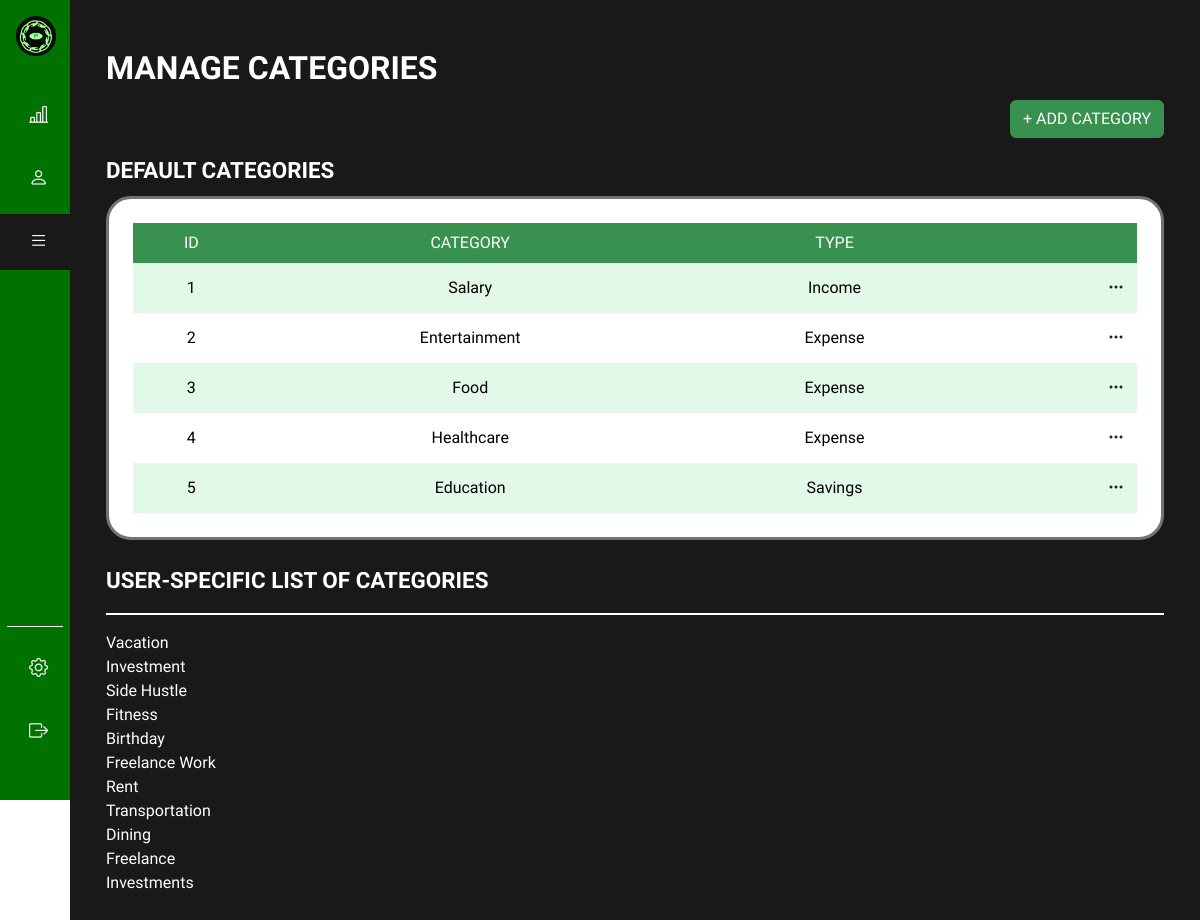
Screenshot of /admin/categories.php (signed in) with the database file from the repository.
### tables this page shows
CREATE TABLE `defaultcategories` (
  `defaultCategoryID` int(11) NOT NULL,
  `defaultCategoryName` varchar(35) NOT NULL,
  `defaultCategoryType` varchar(20) NOT NULL
);

### connect.php (called while the page is built, shortened)
<?php
  function executeQuery($query){
    $conn = $GLOBALS['conn'];
    return mysqli_query($conn, $query);
  }
?>

### assets/php/imageProcessLogo.php (called while the page is built, shortened)
<?php
$websiteLogoQuery = "SELECT settingValue FROM settings WHERE settingName='logo'";
$logoResult = executeQuery($websiteLogoQuery);
if ($row = mysqli_fetch_assoc($logoResult)) {
    $websiteLogo = !empty($row['settingValue']) ? $row['settingValue'] : "websiteLogo.png";
}
?>

### assets/php/classes.php (the view, shortened to what this page needs)
<?php
class CategoryManager
{
    public function getDefaultCategories()
    {
        $query = "SELECT * FROM defaultcategories";
        $result = $this->executeQuery($query);
        return $result;
    }
    public function getUserCategories()
    {
        $query = "SELECT DISTINCT(categoryName) FROM categories";
        $result = $this->executeQuery($query);
        return $result;
    }
    public function displayDefaultCategories()
    {
        $defaultCategories = $this->getDefaultCategories();
        $defaultCategoryRows = '';
        while ($row = mysqli_fetch_assoc($defaultCategories)) {
            $defaultCategoryRows .= '
            <tr class="text-center align-middle">
                <td scope="row">' . $row['defaultCategoryID'] . '</td>
                <td>' . $row['defaultCategoryName'] . '</td>
                <td>' . $row['defaultCategoryType'] . '</td>
                <td class="text-end">
                    <div class="dropdown dropstart">
                        <button class="btn options-btn p-1" type="button" data-bs-toggle="dropdown" aria-expanded="false">
                            <i class="bi bi-three-dots"></i>
                        </button>
                        <ul class="dropdown-menu">
                            <li>
                                <a class="dropdown-item option-dropdown" data-bs-toggle="modal" data-bs-target="#editCategory-' . $row['defaultCategoryID'] . '">
                                    <i class="bi bi-pencil-square px-1"></i> Edit
                                </a>
                            </li>
                            <li>
                                <a class="dropdown-item option-dropdown" data-bs-toggle="modal" data-bs-target="#deleteCategory-' . $row['defaultCategoryID'] . '">
                                    <i class="bi bi-trash3 px-1"></i> Delete
                                </a>
                            </li>
                        </ul>
                    </div>
                </td>
            </tr>';
        }
        return $defaultCategoryRows;
    }
    public function displayCategories()
    {
        $userCategories = $this->getUserCategories();
        $userCategoryRows = '';
        while ($row = mysqli_fetch_assoc($userCategories)) {
            $userCategoryRows .= '
            <ul class="list-unstyled">
                        <li>' . $row['categoryName'] . '</li>
                    </ul>';
        }
        return $userCategoryRows;
    }
    private function executeQuery($query)
    {
        $conn = $GLOBALS['conn'];
        return mysqli_query($conn, $query);
    }
}
$categoryManager = new CategoryManager();
?>

### admin/categories.php (shortened to what this page needs)
<?php
include("../connect.php");
include("../assets/php/classes.php");
include("../assets/php/imageProcessLogo.php");
?>
<!doctype html>
<html lang="en">
<head>
    <link href="https://cdn.jsdelivr.net/npm/bootstrap-icons/font/bootstrap-icons.css" rel="stylesheet">
    <link href="https://cdn.jsdelivr.net/npm/bootstrap@5.3.3/dist/css/bootstrap.min.css" rel="stylesheet"
>
    <link rel="stylesheet" href="../assets/css/sidebar.css">
    <link rel="stylesheet" href="../assets/css/style.css">
</head>
<body>
    <?php include('../assets/shared/sidebar.php'); ?>
    <div class="main px-2 px-md-0" style="background-color: #191919 !important; color: white !important; margin-left: 70px; transition: margin-left 0.25s ease-in-out;">
        <div id="categories" class="container-fluid">
            <div class="row pt-4 p-md-4">
                <div class="col-12">
                    <div class="heading text-center text-sm-start">MANAGE CATEGORIES</div>
                </div>
                <div class="col-12 d-flex justify-content-center justify-content-lg-end my-2">
                    <a class="btn btn-primary" data-bs-toggle="modal" data-bs-target="#addDefaultCategory">
                        + ADD CATEGORY
                    </a>
                </div>
                <div class="col-12 mt-4 mt-lg-2 mb-2">
                    <div class="subheading">DEFAULT CATEGORIES</div>
                </div>
                <div class="col-12">
                    <div class="card card-container p-4">
                        <div class="row">
                            <div class="table-responsive">
                                <table class="table table-striped table-borderless m-0">
                                    <thead class="text-center align-middle">
                                        <tr>
                                            <th scope="col">ID</th>
                                            <th scope="col">CATEGORY</th>
                                            <th scope="col">TYPE</th>
                                            <th scope="col"></th>
                                        </tr>
                                    </thead>
                                    <tbody>
                                        <?php echo $categoryManager->displayDefaultCategories(); ?>
                                    </tbody>
                                </table>
                            </div>
                        </div>
                    </div>
                </div>
            </div>
        </div>
        <div class="container-fluid">
            <div class="row pt-5 pt-md-0 px-md-4">
                <div class="col-12">
                    <div class="subheading">USER-SPECIFIC LIST OF CATEGORIES</div>
                    <hr style="border: 1px solid white;">
                    <ul class="list-unstyled">
                        <?php echo $categoryManager->displayCategories(); ?>
                    </ul>
                </div>
            </div>
        </div>
    </div>
</body>
</html>

### assets/shared/sidebar.php (shortened to what this page needs)
<div class="wrapper">
    <aside id="sidebar">
        <div class="d-flex align-items-center">
            <img src="../assets/images/websiteLogo/<?php echo $websiteLogo?>" id="toggleSidebar" alt="Toggle Sidebar" class="toggle-logo">
        </div>
        <ul class="sidebar-nav">
            <li class="sidebar-item">
                <a href="index.php" class="sidebar-link">
                    <i class="bi bi-bar-chart-line"></i>
                </a>
            </li>
            <li class="sidebar-item">
                <a href="users.php" class="sidebar-link">
                    <i class="bi bi-person"></i>
                </a>
            </li>
            <li class="sidebar-item">
                <a href="categories.php" class="sidebar-link">
                    <i class="bi bi-list"></i>
                </a>
            </li>
            <li class="sidebar-item mt-auto">
                <a href="settings.php" class="sidebar-link">
                    <i class="bi bi-gear"></i>
                </a>
            </li>
            <li class="sidebar-item">
                <a href="../login.php" class="sidebar-link">
                    <i class="bi bi-box-arrow-right"></i>
                </a>
            </li>
        </ul>
    </aside>

### assets/css/sidebar.css (style rules this page uses)
:root { --primaryFont: "Lexend Exa", sans-serif; --primaryColor: #39914f; --secondaryColor: #4ad66d; --darkColor: #1a7431; --lightColor: #c9f1c2; --linkHoverColor: #e2f8e8; --borderColor: #747373; --sidebarBg: #007200; --hoverBg: #191919; }
body { font-family: var(--primaryFont); width: 100%; position: relative; }
a { text-decoration: none; }
li { list-style: none; }
.wrapper { display: flex; width: 100%; position: relative; }
.main { min-height: 100vh; width: calc(100% - 70px); transition: all 0.35s ease-in-out; background-color: #fafbfe; margin-left: 70px; padding: 20px; }
#sidebar { width: 70px; min-width: 70px; height: 100vh; background-color: var(--sidebarBg); position: fixed; display: flex; flex-direction: column; transition: all .25s ease-in-out; z-index: 1000; left: 0; top: 0; }
.toggle-logo { cursor: pointer; width: 40px; height: 40px; margin: 1rem 0.5rem 1rem 1rem; }
.sidebar-nav { padding: 1rem 0; flex: 1 1 auto; display: flex; flex-direction: column; height: 100%; }
.sidebar-item { margin-bottom: 0.5rem; }
.sidebar-item.mt-auto { position: relative; margin-top: auto; padding-top: 1rem; }
.sidebar-item.mt-auto::before { content: ''; position: absolute; top: 0; left: 10%; right: 10%; height: 1px; background-color: white; }
a.sidebar-link { padding: .825rem 1.625rem; color: white; display: block; font-size: 0.9rem; white-space: nowrap; border-left: 3px solid transparent; transition: all 0.25s ease-in-out; }
.sidebar-link i { font-size: 1.2rem; margin-right: .75rem; width: 20px; text-align: center; }
a.sidebar-link:hover, a.sidebar-link:active, a.sidebar-link.active, .sidebar-item:target a.sidebar-link { background-color: var(--hoverBg); border-left: 3px solid var(--hoverBg); color: white; }

### assets/css/style.css (style rules this page uses)
:root { --primaryFont: "Lexend Exa", sans-serif; --primaryColor: #39914f; --secondaryColor: #4ad66d; --darkColor: #1a7431; --lightColor: #c9f1c2; --linkHoverColor: #e2f8e8; --borderColor: #747373; }
body { font-family: var(--primaryFont); }
.heading { font-size: 2rem; font-weight: bolder; }
.subheading { font-size: 1.4rem; font-weight: bolder; }
.btn-primary { --bs-btn-bg: var(--primaryColor); --bs-btn-border-color: var(--primaryColor); --bs-btn-hover-bg: var(--darkColor); --bs-btn-hover-border-color: var(--darkColor); --bs-btn-active-bg: var(--darkColor); --bs-btn-active-border-color: var(--darkColor); }
hr { border: 1px solid black; opacity: 1; }
.card-container { border: 3px solid var(--borderColor); border-radius: 25px; }
.table-striped>tbody>tr:nth-of-type(odd)>* { --bs-table-bg-type: #E2F8E8; }
th { background-color: var(--primaryColor) !important; color: #fff !important; font-weight: normal; }

### rows the page displays
defaultcategories: defaultCategoryID "1", defaultCategoryName "Salary", defaultCategoryType "Income"
defaultcategories: defaultCategoryID "2", defaultCategoryName "Entertainment", defaultCategoryType "Expense"
defaultcategories: defaultCategoryID "3", defaultCategoryName "Food", defaultCategoryType "Expense"
defaultcategories: defaultCategoryID "4", defaultCategoryName "Healthcare", defaultCategoryType "Expense"
defaultcategories: defaultCategoryID "5", defaultCategoryName "Education", defaultCategoryType "Savings"

### other values shown
$row['categoryName'] "Vacation"
$row['categoryName'] "Investment"
$row['categoryName'] "Side Hustle"
$row['categoryName'] "Fitness"
$row['categoryName'] "Birthday"
$row['categoryName'] "Freelance Work"
$row['categoryName'] "Rent"
$row['categoryName'] "Transportation"
$row['categoryName'] "Dining"
$row['categoryName'] "Freelance"
$row['categoryName'] "Investments"
